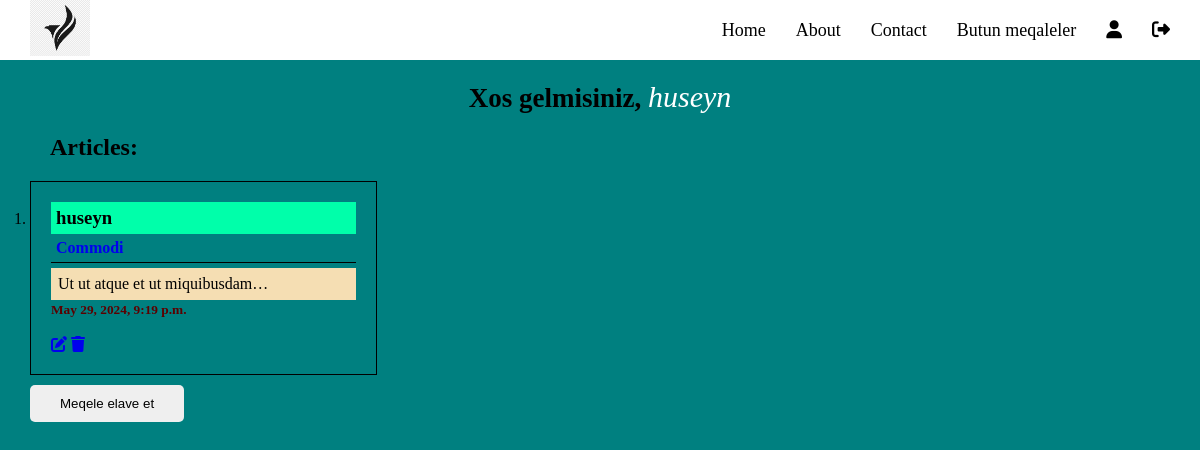
Page /dashboard/ (signed in) on the earlier database version.
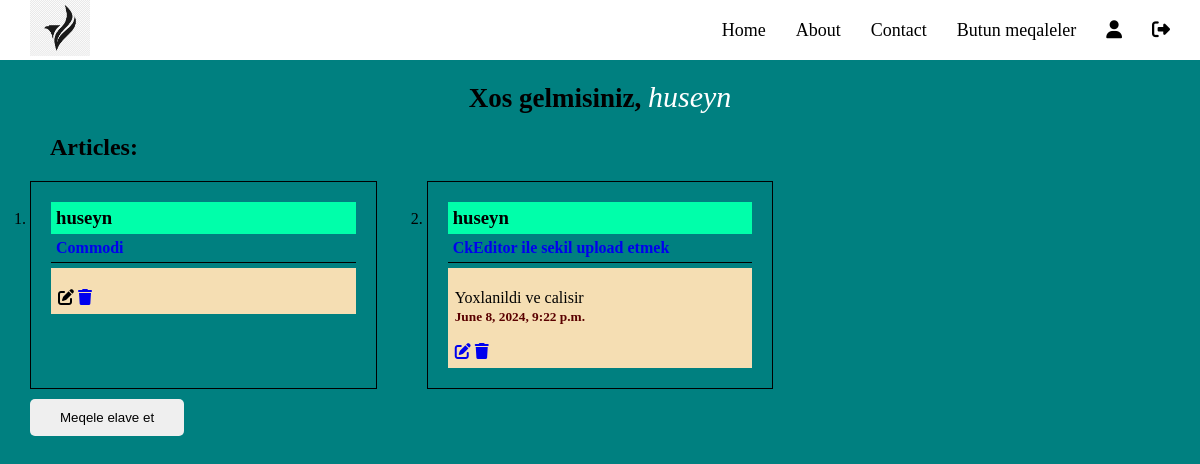
Same page on the later database version.
### article/models.py (models this page shows, shortened)
class Article(models.Model):
    author = models.ForeignKey("auth.User", on_delete = models.CASCADE, verbose_name="Yazar")
    title = models.CharField(max_length=50, verbose_name="Basliq")
    content = RichTextUploadingField(verbose_name="Mezmun")
    created_date = models.DateTimeField(auto_now_add=True)
    image = models.FileField(upload_to="Article Image",blank=True, null=True, verbose_name="Sekil")

### article/views.py (the view)
# urls.py: path("dashboard/", dashboard__view, name="dashboard"),
@login_required(login_url="account:login")
def dashboard__view(request):
    articles = Article.objects.filter(author=request.user)
    return render(request, "dashboard.html", {"articles": articles})

### templates/dashboard.html (shortened to what this page needs)
{% extends "base.html" %}
{% block body %}
    {% if request.user.is_authenticated %}
        <div class="user-info">
            <h2>Xos gelmisiniz, <span>{{request.user.username}}</span></h2>
        </div>
    {% else %}
        <div class="user-info">
            <h2>Daxil olmamisiniz...</h2>
        </div>
    {% endif %}
    <div class="container">
        <div class="art">
            <h2>Articles:</h2>
            <ul>
                {% for article in articles %}
                    <li>
                        <h3> {{article.author}} </h3>
                        <h4> <a href="{% url 'article-detail' article.id %}">{{article.title}}</a> </h4>
                        <p> {{article.content|safe|truncatechars:30}} </p>
                        <small> {{article.created_date}} </small>
                        <br>
                        <br>
                        <a href="{% url 'update' article.id %}"><i class="fa-solid fa-pen-to-square"></i></a>
                        <a href="{% url 'delete' article.id %}"><i class="fa-solid fa-trash"></i></a>
                    </li>
                {% endfor %}
            </ul>
        </div>
        <a href="{% url 'addarticle' %}"><button class="register_btn">Meqele elave et</button></a>
    </div>
{% endblock body %}

Differences in the rows shown:
changed Article "Commodi": content "Ut ut atque et ut miquibusdam…" → (not shown); created_date "May 29, 2024, 9:19 p.m." → (not shown)
now on this page (row edited): Article: author "huseyn", title "CkEditor ile sekil upload etmek", content "Yoxlanildi ve calisir", created_date "June 8, 2024, 9:22 p.m."
